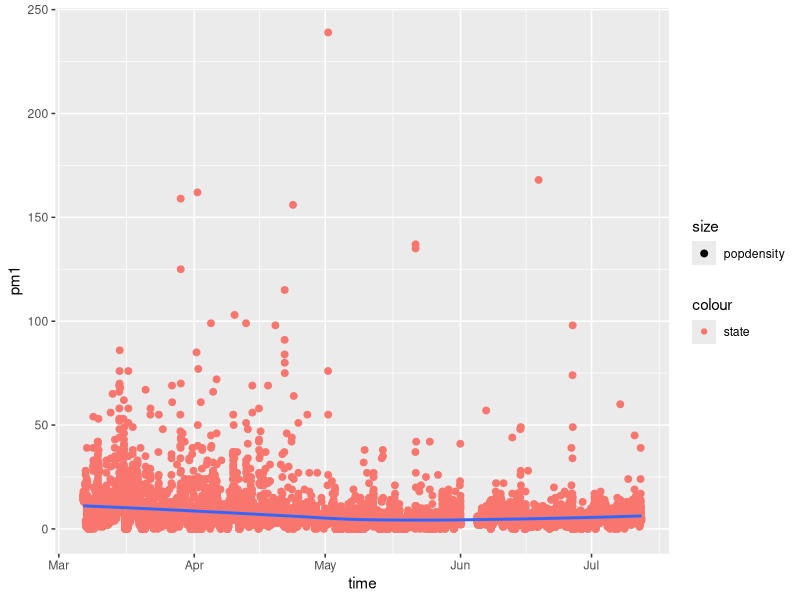

This figure's R source:
## ---- chunk 1
library(tidyverse)
data <- read_csv("artik.csv")
## ---- chunk 2

data |>
  ggplot(mapping = aes(x = time, y = pm1)) + geom_point(aes(col="state", size="popdensity")) + geom_smooth(method="loess", se=F) 
